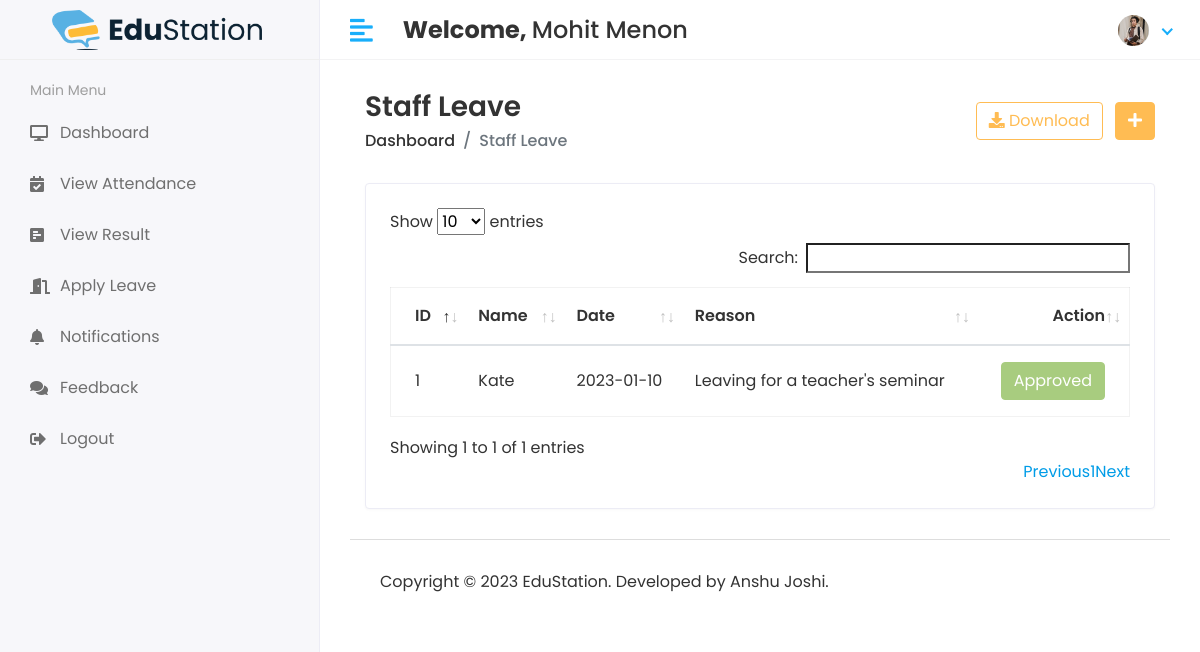
The app's page /HOD/Staff/Leave_View (signed in) with its own data.
### app/models.py (models this page shows, shortened)
class CustomUser(AbstractUser):
    user_type_data = (
        (1, "HOD"),
        (2, "Staff"),
        (3, "Student")
    )
    user_type = models.CharField(default=1, choices=user_type_data, max_length=10)
    profile_pic = models.ImageField(upload_to='media/profile_pic')

class LeaveReportStaff(models.Model):
    id = models.AutoField(primary_key=True)
    staff_id = models.ForeignKey(Staffs, on_delete=models.CASCADE)
    leave_date = models.CharField(max_length=255)
    leave_message = models.TextField()
    leave_status = models.IntegerField(default=0)
    created_at = models.DateTimeField(auto_now_add=True)
    updated_at = models.DateTimeField(auto_now=True)
    objects = models.Manager()

class Staffs(models.Model):
    id = models.AutoField(primary_key=True)
    admin = models.OneToOneField(CustomUser, on_delete=models.CASCADE)
    course = models.ForeignKey(Courses, on_delete=models.DO_NOTHING, null=True, blank=False)
    address = models.TextField()
    gender = models.CharField(max_length=100)
    created_at = models.DateTimeField(auto_now_add=True)
    updated_at = models.DateTimeField(auto_now=True)
    objects = models.Manager()

### student_management_system/hodviews.py (the view)
# urls.py: path('HOD/Staff/Leave_View', hodviews.STAFF_LEAVE_VIEW, name='staff_leave_view'),
@login_required(login_url='/')
def STAFF_LEAVE_VIEW(request):
    leave_data = LeaveReportStaff.objects.all()
    context = {
        'leave_data':leave_data,
    }
    return render(request, 'hod/staff_leave.html', context)

### templates/hod/staff_leave.html (shortened to what this page needs)
{% extends 'base.html' %}
{% block main_content %}
<div class="content container-fluid">
               <div class="page-header">
                  <div class="row align-items-center">
                     <div class="col">
                        <h3 class="page-title">Staff Leave</h3>
                        <ul class="breadcrumb">
                           <li class="breadcrumb-item"><a href="index.html">Dashboard</a></li>
                           <li class="breadcrumb-item active">Staff Leave</li>
                        </ul>
                     </div>
                     <div class="col-auto text-right float-right ml-auto">
                        <a href="#" class="btn btn-outline-primary mr-2"><i class="fas fa-download"></i> Download</a>
                        <a href="add-student.html" class="btn btn-primary"><i class="fas fa-plus"></i></a>
                     </div>
                  </div>
               </div>
               <div class="row">
                  <div class="col-sm-12">
                     <div class="card card-table">
                        <div class="card-body">
                           <div class="table-responsive">
                              <table class="table table-hover table-center mb-0" id="table_id">
                                 <thead>
                                    <tr>
                                       <th>ID</th>
                                       <th>Name</th>
                                       <th>Date</th>
                                       <th>Reason</th>
                                       <th class="text-right">Action</th>
                                    </tr>
                                 </thead>
                                 <tbody>
                                 {% for i in leave_data %}
                                    <tr>
                                       <td>{{i.id}}</td>
                                       <td>{{i.staff_id.admin.first_name}}</td>
                                       <td>{{i.leave_date}}</td>
                                       <td>{{i.leave_message}}</td>
                                       <td class="text-right">
                                          <div class="actions">
                                             {% if i.leave_status == 0 %}
                                                <a href="{% url 'staff_approve_leave' i.id %}" class="btn btn-success">Approve</a>
                                                <a href="{% url 'staff_reject_leave' i.id %}" class="btn btn-danger">Reject</a>
                                             {% elif i.leave_status == 1 %}
                                                <button class="btn btn-success" disabled="disabled">Approved</button>
                                             {% else %}
                                                <button class="btn btn-danger" disabled="disabled">Rejected</button>
                                             {% endif %}
                                          </div>
                                       </td>
                                    </tr>
                                 {% endfor %}
                                 </tbody>
                              </table>
                           </div>
                        </div>
                     </div>
                  </div>
               </div>
            </div>
{% endblock main_content%}

### templates/includes/header.html (shortened to what this page needs)
{% load static %}
<div class="main-wrapper">
         <div class="header">
            <div class="header-left">
               <a href="index.html" style="padding: 2rem;" class="logo">
               <img src="{% static 'assets/img/es-logo.png' %}" alt="Logo">
               </a>
            </div>
            <a href="javascript:void(0);" id="toggle_btn">
            <i class="fas fa-align-left"></i>
            </a>
            <div class="top-nav-search mt-3">
               <h4><strong>Welcome, </strong><span>{{user.first_name}} {{ user.last_name }}</span></h4>
            </div>
            <ul class="nav user-menu">
               <li class="nav-item dropdown has-arrow">
                  <a href="#" class="dropdown-toggle nav-link" data-toggle="dropdown">
                  <span class="user-img">
                     {% if user.profile_pic == "" %}
                        <span class="user-img"><img class="rounded-circle" src="{% static 'assets/img/noimg.png' %}" width="31" alt="User Image"></span>
                     {% else %}
                        <span class="user-img"><img class="rounded-circle" src="/{{user.profile_pic}}" width="31" alt="User Image"></span>
                     {% endif %}
                  </span>
                  </a>
               </li>
            </ul>
         </div>

### static/assets/css/style.css (style rules this page uses)
html { height: 100%; }
body { background-color: #fff; color: #333; font-family: 'Poppins', sans-serif; font-size: 1rem; height: 100%; line-height: 1.5; overflow-x: hidden; }
h1, h2, h3, h4, h5, h6 { font-family: 'Poppins', sans-serif; margin-top: 0; }
a { color: #009ce7; }
input, button, a { transition: all 0.4s ease; -moz-transition: all 0.4s ease; -o-transition: all 0.4s ease; -ms-transition: all 0.4s ease; -webkit-transition: all 0.4s ease; }
input, input:focus, button, button:focus { outline: none; }
ul, ol { padding: 0px; list-style: none; }
.table { color: #333; max-width: 100%; margin-bottom: 0; width: 100%; }
.table.dataTable { border-collapse: collapse !important; border: 1px solid rgba(0, 0, 0, 0.05); }
.table thead tr th { font-weight: 600; }
.table tbody tr { border-bottom: 1px solid rgba(0, 0, 0, 0.05); }
.table.table-center td, .table.table-center th { vertical-align: middle; }
.card-table .card-body .table > thead > tr > th { border-top: 0; }
.card-table .card-body .table tr td:first-child, .card-table .card-body .table tr th:first-child { padding-left: 1.5rem; }
.card-table .card-body .table tr td:last-child, .card-table .card-body .table tr th:last-child { padding-right: 1.5rem; }
.card-table .table td, .card-table .table th { border-top: 1px solid #e2e5e8; padding: 1rem 0.75rem; white-space: nowrap; }
.btn-primary { background-color: #FFBC53; border: 1px solid #FFBC53; }
.btn-success { background-color: #7bb13c; border: 1px solid #7bb13c }
.btn-success.disabled, .btn-success:disabled { background-color: #7bb13c; border-color: #7bb13c; color: #fff; }
.btn-outline-primary { color: #FFBC53; border-color: #FFBC53; }
.card { border: 1px solid #ececf5; box-shadow: 0 1px 3px 0 rgba(0, 0, 0, 0.03); margin-bottom: 1.875rem; }
.card-body { padding: 1.5rem; }
.header { background-color: #fff; border-bottom: 1px solid #f3f3f4; left: 0; position: fixed; right: 0; top: 0; z-index: 1001; height: 60px; }
.header .header-left { float: left; height: 60px; padding: 0 20px; position: relative; width: 320px; z-index: 1; transition: all 0.2s ease-in-out; background-color: #f7f7fa; border-bottom: 1px solid #efefef; border-right: 1px solid #ececf5; display: flex; align-items: center; }
.header .header-left .logo { display: inline-block; line-height: 60px; }
.header .header-left .logo img { max-height: 40px; width: auto; }
.header .dropdown-toggle:after { display: none; }
.header .has-arrow .dropdown-toggle:after { border-top: 0; border-left: 0; border-bottom: 2px solid #18aefa; border-right: 2px solid #18aefa; content: ''; height: 8px; display: inline-block; pointer-events: none; -webkit-transform-origin: 66% 66%; -ms-transform-origin: 66% 66%; transform-origin: 66% 66%; -webkit-transform: rotate(45deg); -ms-transform: rotate(45deg); transform: rotate(45deg); -webkit-transition: all 0.15s ease-in-out; transition: all 0.15s ease-in-out; width: 8px; vertical-align: 0px; }
.user-menu { float: right; margin: 0; position: relative; z-index: 99; padding-right: 15px; }
.user-menu.nav > li > a { color: #a0a0a0; font-size: 14px; line-height: 58px; padding: 0 15px; height: 60px; }
.user-img { margin-right: 3px; position: relative; }
.top-nav-search { float: left; margin-left: 15px; }
.main-wrapper { width: 100%; height: 100vh; min-height: 100vh; }
.page-header { margin-bottom: 1.875rem; }
.page-header .breadcrumb { background-color: transparent; color: #6c757d; font-size: 1rem; font-weight: 500; margin-bottom: 0; padding: 0; }
.page-header .breadcrumb a { color: #333; }
.page-title { font-size: 28px; font-weight: 600; color: #333; margin-bottom: 5px; }
@media (min-width: 992px) { #toggle_btn { align-items: center; color: #18aefa; display: inline-flex; float: left; font-size: 26px; height: 60px; justify-content: center; margin-left: 15px; padding: 0 15px; } }

### records on screen
CustomUser: first_name "Mohit", last_name "Menon", profile_pic (picture)
LeaveReportStaff: id "1", staff_id.admin.first_name "Kate", leave_date "2023-01-10", leave_message "Leaving for a teacher's seminar", leave_status "Approved"
